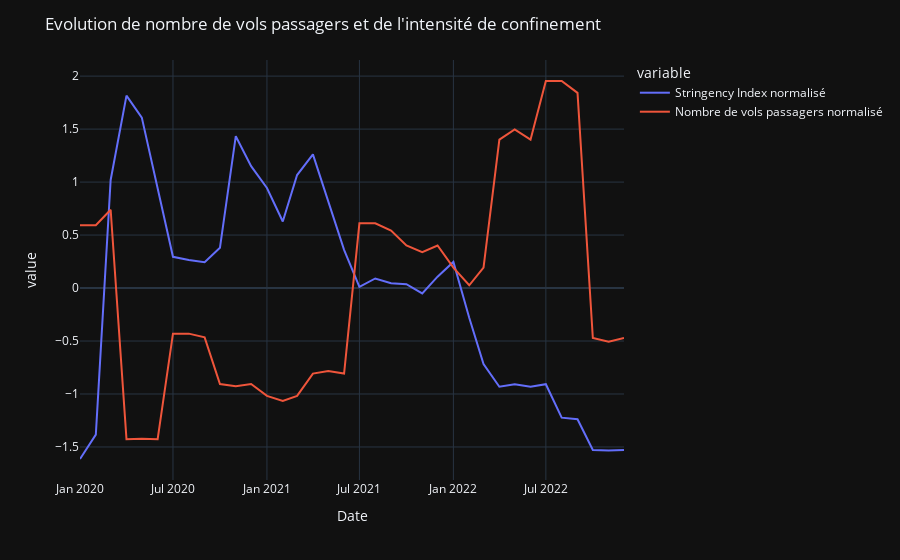

Notebook source saved alongside this figure:
### Code cell
fig_6 = px.line(data_monthly, x='month', y=['STI_normalized', 'APT_normalized'], template=template)

fig_6.update_layout(
    title='Evolution de nombre de vols passagers et de l\'intensité de confinement',
    xaxis_title="Date"
)

series_names = ["Stringency Index normalisé", "Nombre de vols passagers normalisé"]

for idx, name in enumerate(series_names):
    fig_6.data[idx].name = name
    fig_6.data[idx].hovertemplate = name

fig_6.show()

### Figure 1 — Plotly figure (JSON) as saved in the notebook; plotly's stock layout.template omitted (floating-point values rounded to 4 significant figures)
{"data": [{"hovertemplate": "Stringency Index normalisé", "legendgroup": "STI_normalized", "line": {"color": "#636efa", "dash": "solid"}, "marker": {"symbol": "circle"}, "mode": "lines", "name": "Stringency Index normalisé", "orientation": "v", "showlegend": true, "type": "scatter", "x": ["2020-01-01T00:00:00", "2020-02-01T00:00:00", "2020-03-01T00:00:00", "2020-04-01T00:00:00", "2020-05-01T00:00:00", "2020-06-01T00:00:00", "2020-07-01T00:00:00", "2020-08-01T00:00:00", "2020-09-01T00:00:00", "2020-10-01T00:00:00", "2020-11-01T00:00:00", "2020-12-01T00:00:00", "2021-01-01T00:00:00", "2021-02-01T00:00:00", "2021-03-01T00:00:00", "2021-04-01T00:00:00", "2021-05-01T00:00:00", "2021-06-01T00:00:00", "2021-07-01T00:00:00", "2021-08-01T00:00:00", "2021-09-01T00:00:00", "2021-10-01T00:00:00", "2021-11-01T00:00:00", "2021-12-01T00:00:00", "2022-01-01T00:00:00", "2022-02-01T00:00:00", "2022-03-01T00:00:00", "2022-04-01T00:00:00", "2022-05-01T00:00:00", "2022-06-01T00:00:00", "2022-07-01T00:00:00", "2022-08-01T00:00:00", "2022-09-01T00:00:00", "2022-10-01T00:00:00", "2022-11-01T00:00:00", "2022-12-01T00:00:00"], "xaxis": "x", "y": [-1.613, -1.383, 1.02, 1.816, 1.609, 0.9511, 0.2951, 0.2657, 0.2435, 0.3803, 1.433, 1.15, 0.9439, 0.6275, 1.067, 1.262, 0.8139, 0.361, 0.01024, 0.09017, 0.04599, 0.03605, -0.05055, 0.1073, 0.2463, -0.2798, -0.7176, -0.9318, -0.9072, -0.9322, -0.9077, -1.223, -1.238, -1.528, -1.533, -1.528], "yaxis": "y"}, {"hovertemplate": "Nombre de vols passagers normalisé", "legendgroup": "APT_normalized", "line": {"color": "#EF553B", "dash": "solid"}, "marker": {"symbol": "circle"}, "mode": "lines", "name": "Nombre de vols passagers normalisé", "orientation": "v", "showlegend": true, "type": "scatter", "x": ["2020-01-01T00:00:00", "2020-02-01T00:00:00", "2020-03-01T00:00:00", "2020-04-01T00:00:00", "2020-05-01T00:00:00", "2020-06-01T00:00:00", "2020-07-01T00:00:00", "2020-08-01T00:00:00", "2020-09-01T00:00:00", "2020-10-01T00:00:00", "2020-11-01T00:00:00", "2020-12-01T00:00:00", "2021-01-01T00:00:00", "2021-02-01T00:00:00", "2021-03-01T00:00:00", "2021-04-01T00:00:00", "2021-05-01T00:00:00", "2021-06-01T00:00:00", "2021-07-01T00:00:00", "2021-08-01T00:00:00", "2021-09-01T00:00:00", "2021-10-01T00:00:00", "2021-11-01T00:00:00", "2021-12-01T00:00:00", "2022-01-01T00:00:00", "2022-02-01T00:00:00", "2022-03-01T00:00:00", "2022-04-01T00:00:00", "2022-05-01T00:00:00", "2022-06-01T00:00:00", "2022-07-01T00:00:00", "2022-08-01T00:00:00", "2022-09-01T00:00:00", "2022-10-01T00:00:00", "2022-11-01T00:00:00", "2022-12-01T00:00:00"], "xaxis": "x", "y": [0.5932, 0.5932, 0.7393, -1.426, -1.423, -1.426, -0.4304, -0.4304, -0.4657, -0.906, -0.9259, -0.906, -1.017, -1.067, -1.017, -0.8072, -0.7833, -0.8072, 0.6105, 0.6105, 0.5416, 0.4012, 0.3391, 0.4012, 0.1925, 0.02626, 0.1925, 1.4, 1.498, 1.4, 1.954, 1.954, 1.842, -0.4717, -0.5057, -0.4717], "yaxis": "y"}], "layout": {"legend": {"title": {"text": "variable"}, "tracegroupgap": 0}, "margin": {"t": 60}, "title": {"text": "Evolution de nombre de vols passagers et de l'intensité de confinement"}, "xaxis": {"anchor": "y", "domain": [0, 1], "title": {"text": "Date"}}, "yaxis": {"anchor": "x", "domain": [0, 1], "title": {"text": "value"}}}}
